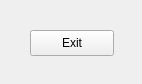
<?xml version="1.0" encoding="UTF-8"?>
<ui version="4.0">
 <class>Widget</class>
 <widget class="QWidget" name="Widget">
  <property name="geometry">
   <rect>
    <x>0</x>
    <y>0</y>
    <width>142</width>
    <height>84</height>
   </rect>
  </property>
  <property name="windowTitle">
   <string>Widget</string>
  </property>
  <widget class="QPushButton" name="quitButton">
   <property name="geometry">
    <rect>
     <x>30</x>
     <y>30</y>
     <width>84</width>
     <height>26</height>
    </rect>
   </property>
   <property name="text">
    <string>Exit</string>
   </property>
  </widget>
 </widget>
 <resources/>
 <connections/>
</ui>
